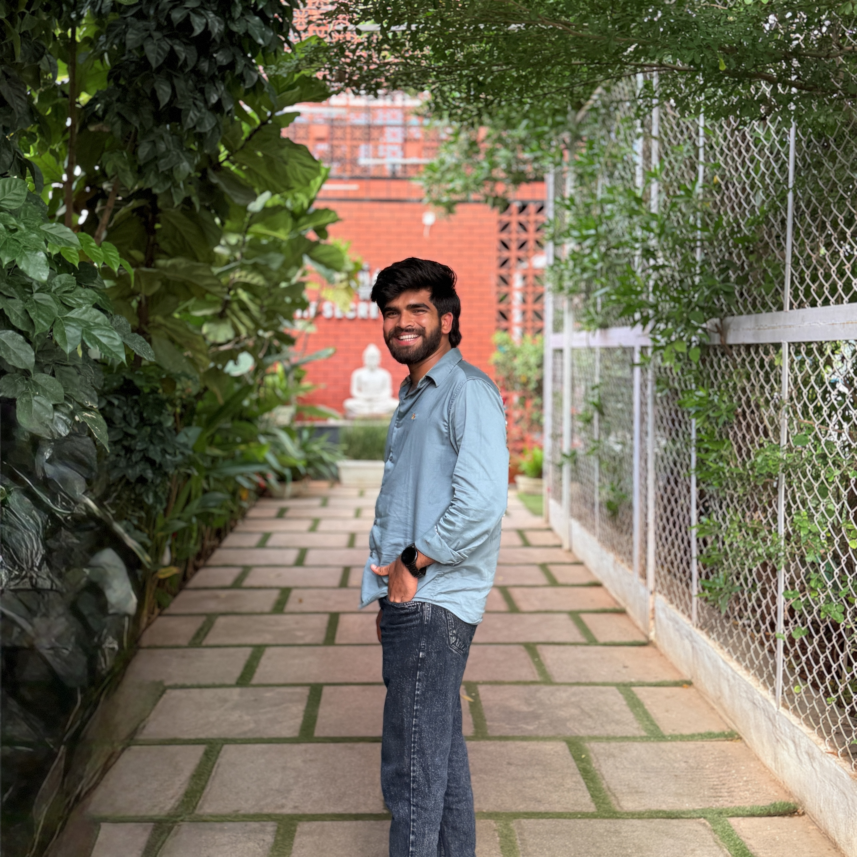
#> input picture assets/photo.jpg, 4284 x 4284 px (shown at 1/5 size)
$ python ascii_portrait.py
#> lines starting #> are read from the running program, lines starting #| are printed output that depends on the picture
#!/usr/bin/env python3
"""
ascii_portrait.py
Converts assets/photo.jpg to a monochrome animated terminal ASCII portrait (ascii-portrait.svg):
- Header: diwakar@github: ~/portrait.sh
- Character Ramp: " .:-=+*#%@"
- Monochromatic / Green terminal shading on dark background (#0d1117)
- Footer line: $ whoami  Diwakar
"""

import os
import sys
from PIL import Image, ImageEnhance, ImageOps

BASE_DIR = os.path.dirname(os.path.dirname(os.path.abspath(__file__)))
ASSETS_DIR = os.path.join(BASE_DIR, "assets")
PHOTO_PATH = os.path.join(ASSETS_DIR, "photo.jpg")
OUTPUT_SVG = os.path.join(BASE_DIR, "ascii-portrait.svg")

# Character density ramp from darkest to brightest
DENSITY_RAMP = " .:-=+*#%@"


def load_and_convert_photo(photo_path, ascii_width=46):
    if not os.path.exists(photo_path):
        # Fall back to root photo
        photo_path = os.path.join(BASE_DIR, "IMG_9746.JPG.jpeg")
        if not os.path.exists(photo_path):
            print(f"[ERROR] Photo not found at {photo_path}")
            return None

    try:
        img = Image.open(photo_path)
        w, h = img.size

        # Crop to headshot focus if needed
        if 0.8 <= (w / float(h)) <= 1.2:
            left = int(w * 0.38)
            top = int(h * 0.25)
            right = int(w * 0.70)
            bottom = int(h * 0.67)
            img = img.crop((left, top, right, bottom))

        # Convert to grayscale and apply contrast boost
        gray = img.convert("L")
        gray = ImageOps.autocontrast(gray, cutoff=2)
        gray_contrast = ImageEnhance.Contrast(gray).enhance(1.8)
        gray_sharp = ImageEnhance.Sharpness(gray_contrast).enhance(1.8)

        # 0.5 Aspect Ratio Correction for Monospace character height
        ascii_height = int((float(gray_sharp.size[1]) / float(gray_sharp.size[0])) * ascii_width * 0.52)

        img_resized = gray_sharp.resize((ascii_width, ascii_height), Image.Resampling.LANCZOS)
        pixels = list(img_resized.tobytes())

        ramp_len = len(DENSITY_RAMP)
        lines = []

        for row in range(ascii_height):
            line_cells = []
            for col in range(ascii_width):
                p = pixels[row * ascii_width + col]
                # Map pixel value 0..255 to index
                char_idx = int((p / 255.0) * (ramp_len - 1))
                char_val = DENSITY_RAMP[char_idx]

                # Monochrome white/grey palette with green accents
                if char_idx >= 7:
                    color = "#e6edf3"  # Bright white/light grey
                elif char_idx >= 4:
                    color = "#8b949e"  # Mid grey
                elif char_idx >= 2:
                    color = "#3fb950"  # Terminal green
                else:
                    color = "#26a641"  # Deep green background accent

                line_cells.append({"char": char_val, "color": color})
            lines.append(line_cells)

        return lines
    except Exception as e:
        print(f"[ERROR] ASCII Conversion Error: {e}")
        return None


def generate_ascii_svg(ascii_lines):
    svg_width = 370
    svg_height = 490
    total_loop_time = 10.0

    svg_lines = []
    svg_lines.append('<?xml version="1.0" encoding="UTF-8"?>')
    svg_lines.append(f'<svg xmlns="http://www.w3.org/2000/svg" viewBox="0 0 {svg_width} {svg_height}" width="{svg_width}" height="{svg_height}">')
    svg_lines.append('<defs>')

    # Scanline pattern
    svg_lines.append('  <pattern id="scanlines" width="100" height="4" patternUnits="userSpaceOnUse">')
    svg_lines.append('    <line x1="0" y1="0" x2="100" y2="0" stroke="#000000" stroke-width="1" opacity="0.2" />')
    svg_lines.append('  </pattern>')

    # Laser beam gradient
    svg_lines.append('  <linearGradient id="laserGrad" x1="0%" y1="0%" x2="0%" y2="100%">')
    svg_lines.append('    <stop offset="0%" stop-color="#3fb950" stop-opacity="0" />')
    svg_lines.append('    <stop offset="50%" stop-color="#56d364" stop-opacity="0.75" />')
    svg_lines.append('    <stop offset="100%" stop-color="#3fb950" stop-opacity="0" />')
    svg_lines.append('  </linearGradient>')

    svg_lines.append('<style>')
    svg_lines.append(f'''
        @keyframes windowAppear {{
            0% {{ opacity: 0; transform: scale(0.98); }}
            3% {{ opacity: 1; transform: scale(1); }}
            92% {{ opacity: 1; transform: scale(1); }}
            97% {{ opacity: 0; transform: scale(0.99); }}
            100% {{ opacity: 0; }}
        }}
        @keyframes laserSweep {{
            0%, 45% {{ transform: translateY(0px); opacity: 0; }}
            47% {{ opacity: 0.85; }}
            65% {{ transform: translateY(300px); opacity: 0.85; }}
            67% {{ opacity: 0; }}
            100% {{ opacity: 0; }}
        }}
        @keyframes cursorBlink {{
            0%, 49% {{ opacity: 1; }}
            50%, 100% {{ opacity: 0; }}
        }}

        .bg {{ fill: #0d1117; rx: 10px; ry: 10px; stroke: #30363d; stroke-width: 1px; }}
        .dot-red {{ fill: #ff5f56; }}
        .dot-yellow {{ fill: #ffbd2e; }}
        .dot-green {{ fill: #27c93f; }}
        .term-title {{ font-family: ui-monospace, SFMono-Regular, Menlo, Consolas, monospace; font-size: 11.5px; fill: #8b949e; font-weight: 600; }}

        .prompt-txt {{ font-family: ui-monospace, SFMono-Regular, Menlo, Consolas, monospace; font-size: 11px; fill: #58a6ff; font-weight: bold; }}
        .load-txt {{ font-family: ui-monospace, SFMono-Regular, Menlo, Consolas, monospace; font-size: 10px; fill: #8b949e; }}

        .ascii-row-txt {{
            font-family: ui-monospace, SFMono-Regular, Menlo, Consolas, monospace;
            font-size: 7.5px;
            font-weight: bold;
            white-space: pre;
            letter-spacing: 0.3px;
            text-anchor: middle;
        }}
        .laser-beam {{ animation: laserSweep {total_loop_time}s ease-in-out infinite; }}
        .footer-txt {{ font-family: ui-monospace, SFMono-Regular, Menlo, Consolas, monospace; font-size: 11px; fill: #e6edf3; font-weight: bold; }}
        .footer-whoami {{ font-family: ui-monospace, SFMono-Regular, Menlo, Consolas, monospace; font-size: 11px; fill: #3fb950; font-weight: bold; }}
        .blink-cursor {{ animation: cursorBlink 0.8s infinite; fill: #3fb950; }}
    ''')
    svg_lines.append('</style>')
    svg_lines.append('</defs>')

    # Outer Terminal Background
    svg_lines.append(f'<rect width="{svg_width}" height="{svg_height}" class="bg" />')

    # Header Bar: diwakar@github: ~/portrait.sh
    svg_lines.append('<g>')
    svg_lines.append('  <circle cx="20" cy="20" r="4.5" class="dot-red" />')
    svg_lines.append('  <circle cx="34" cy="20" r="4.5" class="dot-yellow" />')
    svg_lines.append('  <circle cx="48" cy="20" r="4.5" class="dot-green" />')
    svg_lines.append('  <text x="62" y="24" class="term-title">diwakar@github: ~/portrait.sh</text>')
    svg_lines.append('</g>')

    # Terminal Header Divider
    svg_lines.append('<line x1="10" y1="36" x2="360" y2="36" stroke="#21262d" stroke-width="1" />')

    # Prompt Command
    svg_lines.append('<g transform="translate(18, 54)">')
    svg_lines.append('  <text class="prompt-txt">$ ./render_portrait.sh</text>')
    svg_lines.append('</g>')

    # ASCII Face Grid (Centered at x=185 with 35px side padding)
    svg_lines.append('<g transform="translate(0, 78)">')

    num_rows = len(ascii_lines)
    step_delay = 2.5 / max(num_rows, 1)

    for i, line_cells in enumerate(ascii_lines):
        y_pos = i * 10.5
        row_delay = round(1.8 + (i * step_delay), 2)
        row_anim_name = f"showRow_{i}"

        row_anim = f'''
            @keyframes {row_anim_name} {{
                0% {{ opacity: 0; transform: translateY(-2px); }}
                {int((row_delay / total_loop_time) * 100)}% {{ opacity: 0; transform: translateY(-2px); }}
                {int(((row_delay + 0.1) / total_loop_time) * 100)}% {{ opacity: 1; transform: translateY(0); }}
                92% {{ opacity: 1; transform: translateY(0); }}
                97% {{ opacity: 0; }}
                100% {{ opacity: 0; }}
            }}
        '''
        svg_lines.insert(len(svg_lines) - 1, f'    <style> .row-{i} {{ animation: {row_anim_name} {total_loop_time}s ease-out infinite; }} </style>')

        svg_lines.append(f'  <text x="185" y="{y_pos}" class="ascii-row-txt row-{i}">')
        for cell in line_cells:
            char_val = cell["char"]
            color_val = cell["color"]
            escaped_char = char_val.replace("&", "&amp;").replace("<", "&lt;").replace(">", "&gt;").replace('"', "&quot;").replace(" ", "&#160;")
            svg_lines.append(f'<tspan fill="{color_val}">{escaped_char}</tspan>')
        svg_lines.append('</text>')

    svg_lines.append('</g>')

    # Laser scanline beam
    svg_lines.append('  <g transform="translate(14, 75)">')
    svg_lines.append('    <rect x="0" y="0" width="342" height="12" fill="url(#laserGrad)" class="laser-beam" />')
    svg_lines.append('  </g>')

    # CRT scanline pattern overlay
    svg_lines.append('  <rect x="12" y="70" width="346" height="360" fill="url(#scanlines)" pointer-events="none" />')

    # Footer Divider Line & Footer Command: $ whoami  Diwakar
    svg_lines.append('  <line x1="10" y1="440" x2="360" y2="440" stroke="#30363d" stroke-width="1" />')
    svg_lines.append('  <g transform="translate(18, 465)">')
    svg_lines.append('    <text x="0" y="0" class="footer-txt">$ whoami  <tspan class="footer-whoami">Diwakar</tspan></text>')
    svg_lines.append('    <rect x="155" y="-9" width="7" height="11" class="blink-cursor" />')
    svg_lines.append('  </g>')

    svg_lines.append('</svg>')
    return "\n".join(svg_lines)


def main():
    print(f"[INFO] Generating ASCII portrait from photo: {PHOTO_PATH}")
    ascii_lines = load_and_convert_photo(PHOTO_PATH, ascii_width=44)
#> in load_and_convert_photo, img is the input picture: PIL image 4284x4284 RGB; mean R, G, B 114.1, 109.9, 90.7
#> in load_and_convert_photo, `img = img.crop((left, top, right, bottom))`:
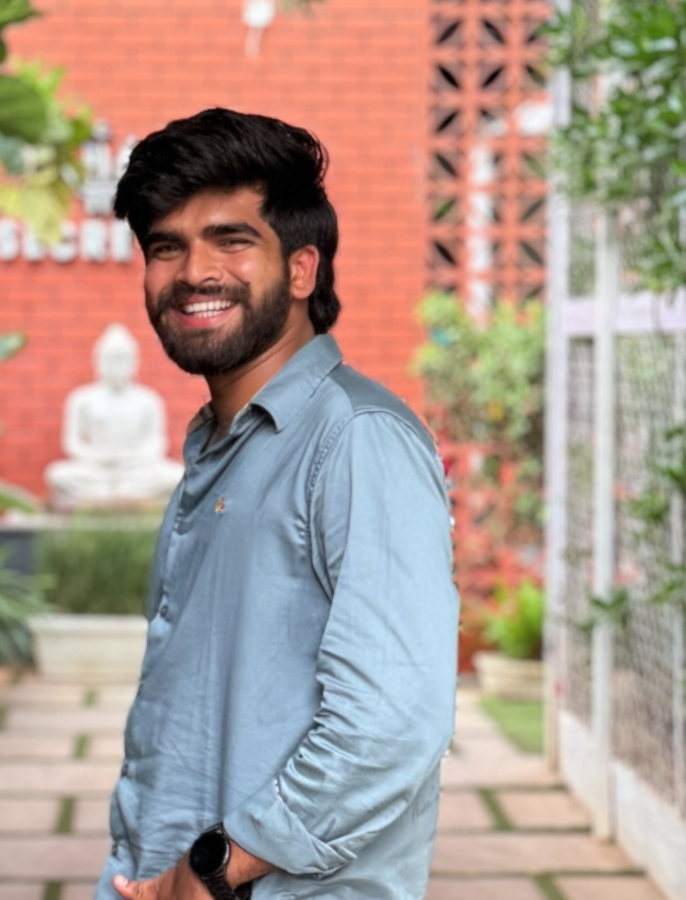
#> img: PIL image 1371x1799 RGB (shown at 1/2 size); mean R, G, B 172.6, 153.7, 143.5
#> in load_and_convert_photo, `gray = img.convert("L")`:
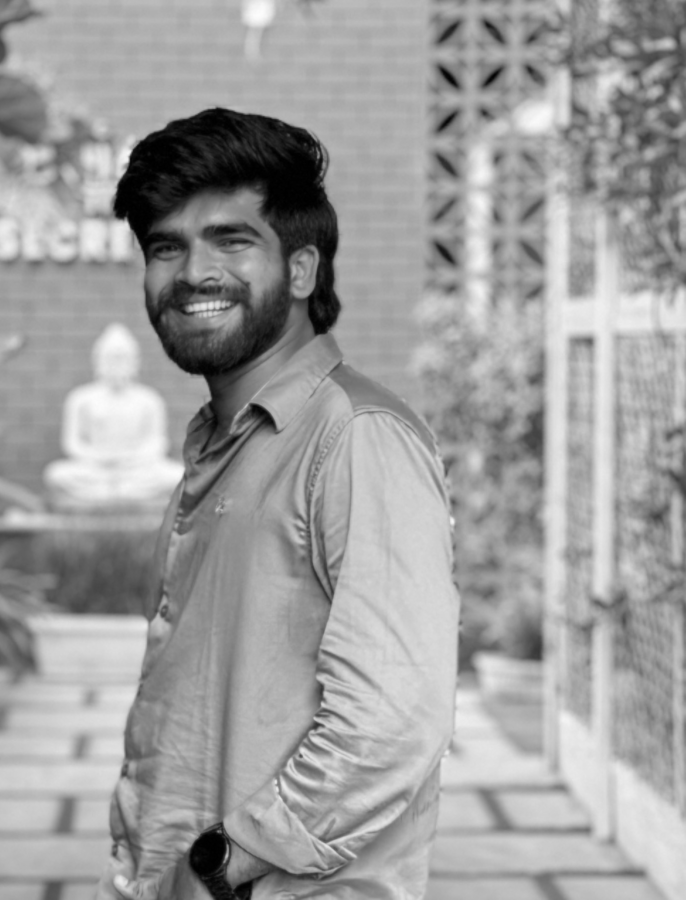
#> gray: PIL image 1371x1799 L (shown at 1/2 size); min 0, max 253, mean 158.2
#> in load_and_convert_photo, `gray = ImageOps.autocontrast(gray, cutoff=2)`:
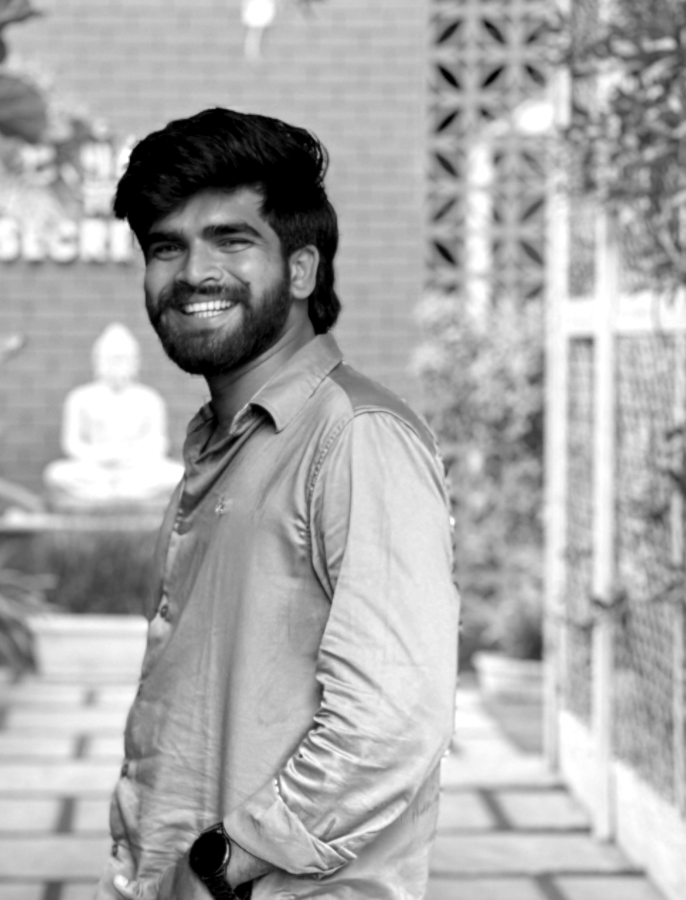
#> gray: PIL image 1371x1799 L (shown at 1/2 size); min 0, max 255, mean 169.8
#> in load_and_convert_photo, `gray_contrast = ImageEnhance.Contrast(gray).enhance(1.8)`:
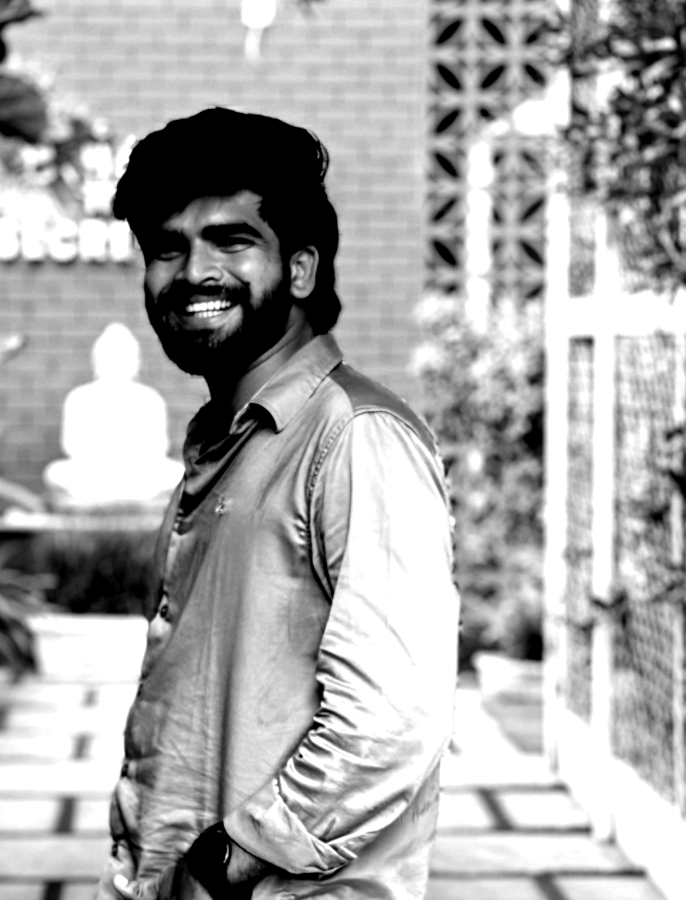
#> gray_contrast: PIL image 1371x1799 L (shown at 1/2 size); min 0, max 255, mean 169.7
#> in load_and_convert_photo, `img_resized = gray_sharp.resize((ascii_width, ascii_height), Image.Res..`:
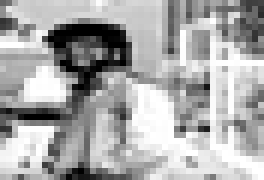
#> img_resized: PIL image 44x30 L (shown 6 times larger); min 0, max 255, mean 169.3
#> in load_and_convert_photo, `pixels = list(img_resized.tobytes())`: pixels = 1320 values, max 255 at index 167, min 0 at index 188, mean 169.3
#> after the loop in load_and_convert_photo, `for row in range(ascii_height):`: lines = 30 items
#> ascii_lines = 30 items
    if not ascii_lines:
        print("[ERROR] Could not load image for ASCII conversion.")
        sys.exit(1)

    svg_content = generate_ascii_svg(ascii_lines)
#> in generate_ascii_svg, `num_rows = len(ascii_lines)`: num_rows = 30
#> in generate_ascii_svg, `step_delay = 2.5 / max(num_rows, 1)`: step_delay = 0.0833
#> the loop in generate_ascii_svg, `for i, line_cells in enumerate(ascii_lines):` made 30 passes
#> (y_pos, row_delay, row_anim_name) on passes 1 to 12: (0, 1.8, 'showRow_0'), (10.5, 1.88, 'showRow_1'), (21, 1.97, 'showRow_2'), (31.5, 2.05, 'showRow_3'), (42, 2.13, 'showRow_4'), (52.5, 2.22, 'showRow_5'), (63, 2.3, 'showRow_6'), (73.5, 2.38, 'showRow_7'), (84, 2.47, 'showRow_8'), (94.5, 2.55, 'showRow_9'), (105, 2.63, 'showRow_10'), (115.5, 2.72, 'showRow_11')
#> after the loop in generate_ascii_svg, `for i, line_cells in enumerate(ascii_lines):`: svg_lines = 1437 items
    with open(OUTPUT_SVG, "w", encoding="utf-8") as f:
        f.write(svg_content)
    print(f"[SUCCESS] ASCII Portrait SVG generated at: {OUTPUT_SVG}")


if __name__ == "__main__":
    main()
